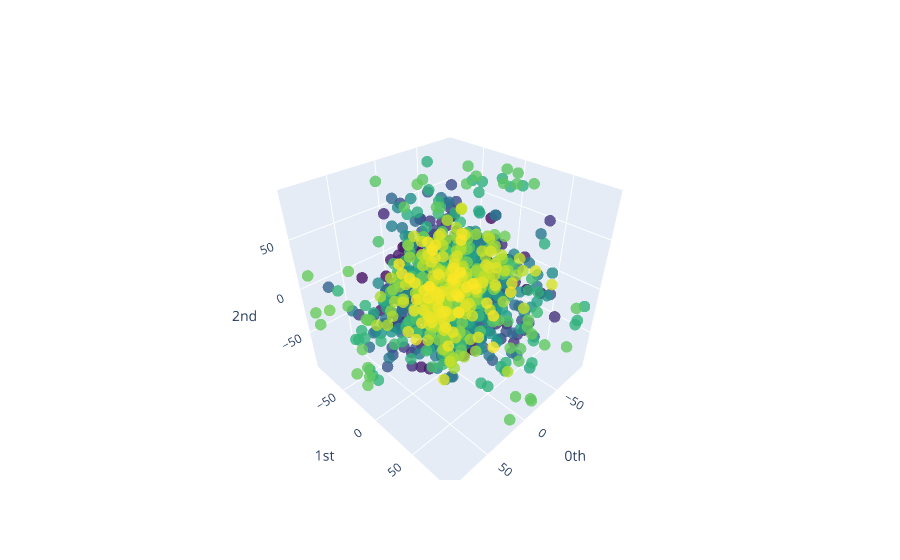

The code cell stored with this chart in its notebook:
### Markdown cell above
## Embeddings

### Code cell
embedding_dimension_periodic = 3
embedding_time_delay_periodic = 33

embedder = SingleTakensEmbedding(
    parameters_type="fixed",
    time_delay=embedding_time_delay_periodic,
    dimension=embedding_dimension_periodic,
    stride=2, # Иначе слишком много значений, и вычисления не произвести
    n_jobs=6
)
anglez_point_cloud = embedder.fit_transform(anglez_series)
plot_point_cloud(anglez_point_cloud).show()

### Figure 1 — Plotly figure (JSON) as saved in the notebook; plotly's stock layout.template omitted (floating-point values rounded to 4 significant figures; data arrays with more than 128 entries replaced by an {"elided": "..."} marker saying what was removed)
{"data": [{"marker": {"color": {"elided": "1335 int values"}, "colorscale": [[0, "#440154"], [0.1111, "#482878"], [0.2222, "#3e4989"], [0.3333, "#31688e"], [0.4444, "#26828e"], [0.5556, "#1f9e89"], [0.6667, "#35b779"], [0.7778, "#6ece58"], [0.8889, "#b5de2b"], [1, "#fde725"]], "opacity": 0.8, "size": 4}, "mode": "markers", "type": "scatter3d", "x": {"elided": "1335 float values"}, "y": {"elided": "1335 float values"}, "z": {"elided": "1335 float values"}}], "layout": {"scene": {"xaxis": {"exponentformat": "e", "showexponent": "all", "title": {"text": "0th"}, "type": "linear"}, "yaxis": {"exponentformat": "e", "showexponent": "all", "title": {"text": "1st"}, "type": "linear"}, "zaxis": {"exponentformat": "e", "showexponent": "all", "title": {"text": "2nd"}, "type": "linear"}}}}
